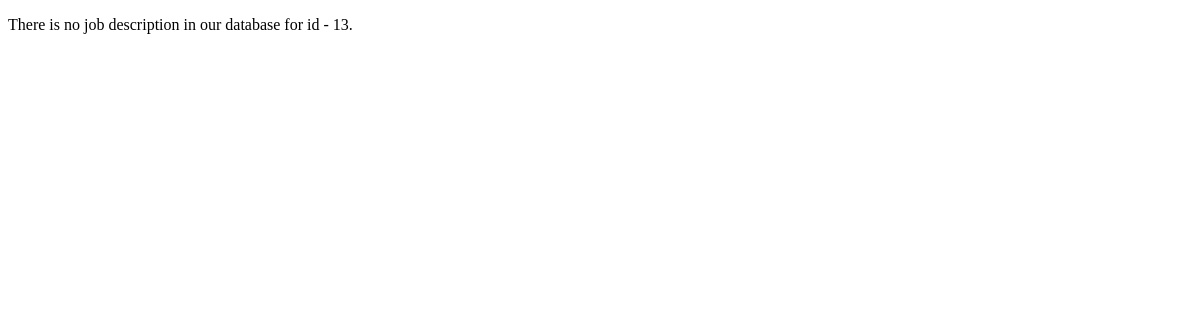
/jobs/jobtitles/13/, run on an earlier commit of the app's database.
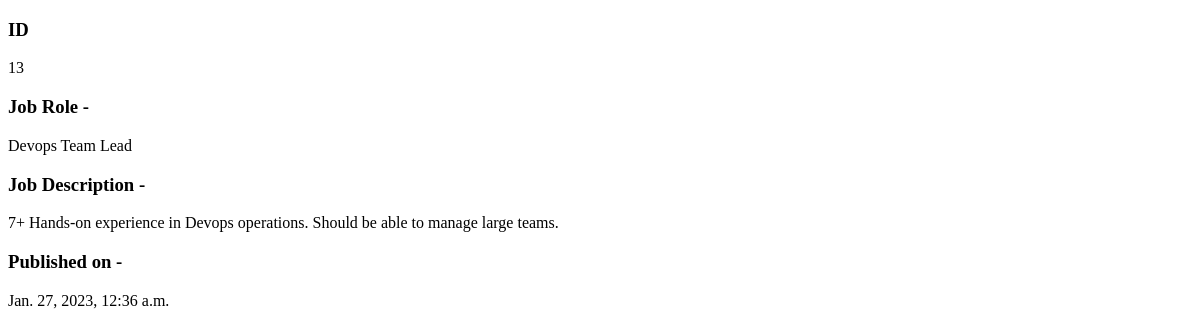
And on a later commit of the database.
### jobs/models.py (models this page shows, shortened)
class JobDescription(models.Model):
    role = models.CharField(max_length=250)
    description_text = models.TextField()
    pub_date = models.DateTimeField(default=timezone.now)

### jobs/views.py (the view)
# urls.py: path("jobtitles/<int:job_id>/", views.get_job_description, name="JD"),
def get_job_description(request, job_id):
    try:
        jd = JobDescription.objects.get(id=job_id)
    except ObjectDoesNotExist:
        jd = None
    return render(request, "jobs/job_description.html", {"job_desc": jd, "job_id": job_id})

### jobs/templates/jobs/job_description.html (shortened to what this page needs)
<!DOCTYPE html>
<html lang="en">
<head>
</head>
<body>
{% if job_desc %}
<h3> ID </h3>
{{job_desc.id}}
<br>
<h3> Job Role - </h3>
{{job_desc.role}}
<br>
<h3> Job Description - </h3>
{{job_desc.description_text}}
<br>
<h3> Published on - </h3>
{{job_desc.pub_date}}
<br>
{% else %}
<p>There is no job description in our database for id - {{ job_id }}.</p>
{% endif %}
</body>
</html>

What changed in the data, as far as the page shows it:
added JobDescription: id "13", role "Devops Team Lead", description_text "7+ Hands-on experience in Devops operations. Should be able to manage large teams.", pub_date "Jan. 27, 2023, 12:36 a.m."
Also different on the page:
{{ job_id }}: "13" → (not shown)
text no longer shown: "There is no job description in our database for id - ."
text now shown: "ID Job Role - Job Description - Published on -"
